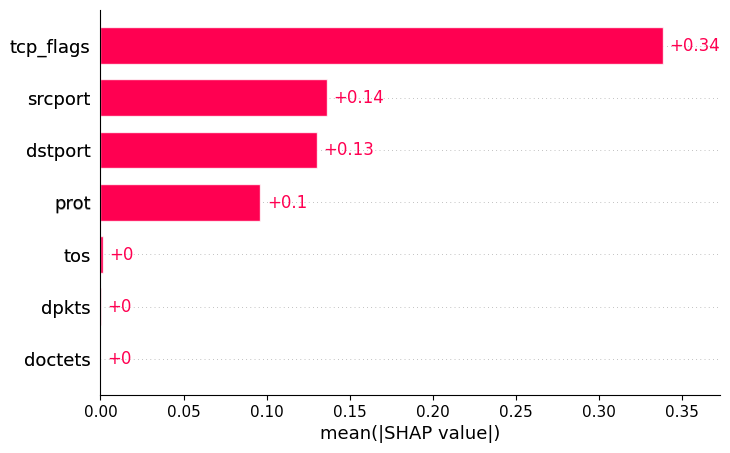
#> input picture plot-no-sampling.png, 730 x 453 px
$ python SHAP_generate_plot.py
#> lines starting #> are read from the running program, lines starting #| are printed output that depends on the picture
import matplotlib.image as mpimg
import matplotlib.pyplot as plt

# Cargar las dos imágenes
img1 = mpimg.imread("plot-no-sampling.png")
#> img1 is the input picture: shape (453, 730, 4) float32; mean R, G, B, A 0.986, 0.858, 0.899, 1
img2 = mpimg.imread("plot-sampling-1000.png")
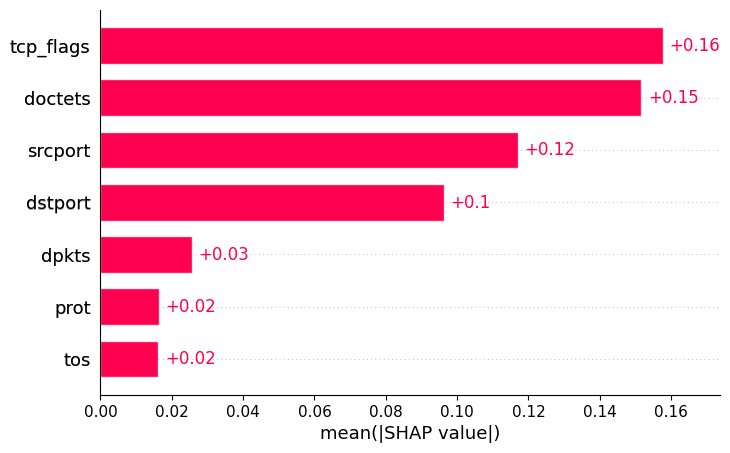
#> input picture plot-sampling-1000.png, 730 x 453 px
#> img2 is the input picture: shape (453, 730, 4) float32; mean R, G, B, A 0.986, 0.76, 0.832, 1
img3 = mpimg.imread("plot-sampling-500.png")
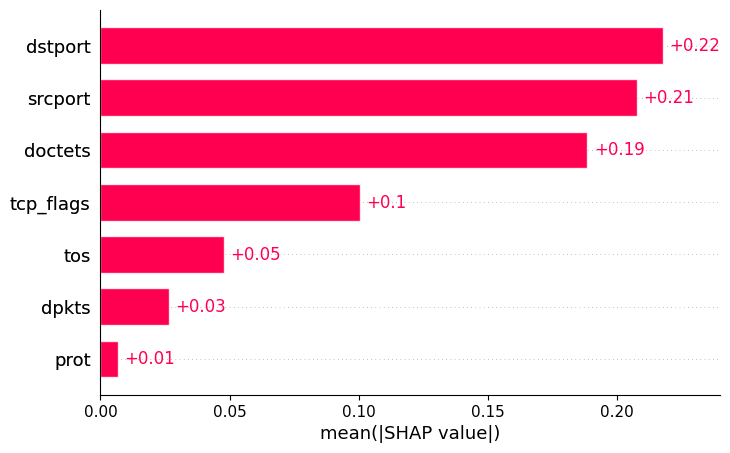
#> input picture plot-sampling-500.png, 730 x 453 px
#> img3 is the input picture: shape (453, 730, 4) float32; mean R, G, B, A 0.987, 0.763, 0.835, 1

# Crear figura con grid: 2 filas, 2 columnas
fig = plt.figure(figsize=(16, 10))
gs = fig.add_gridspec(2, 2, hspace=0.1, wspace=0.05)

# Dos imágenes arriba (ocupan una columna cada una)
ax1 = fig.add_subplot(gs[0, 0])
ax1.imshow(img1)
ax1.axis("off")

ax2 = fig.add_subplot(gs[0, 1])
ax2.imshow(img2)
ax2.axis("off")

# Tercera imagen abajo centrada (ocupa dos columnas)
ax3 = fig.add_subplot(gs[1, :])
ax3.imshow(img3)
ax3.axis("off")

# Añadir etiquetas
fig.text(0.35, 0.48, "(a)", ha="center", fontsize=22)
fig.text(0.74, 0.48, "(b)", ha="center", fontsize=22)
fig.text(0.54, 0.08, "(c)", ha="center", fontsize=22)

plt.savefig("figura_combinada.png", dpi=300, bbox_inches="tight")
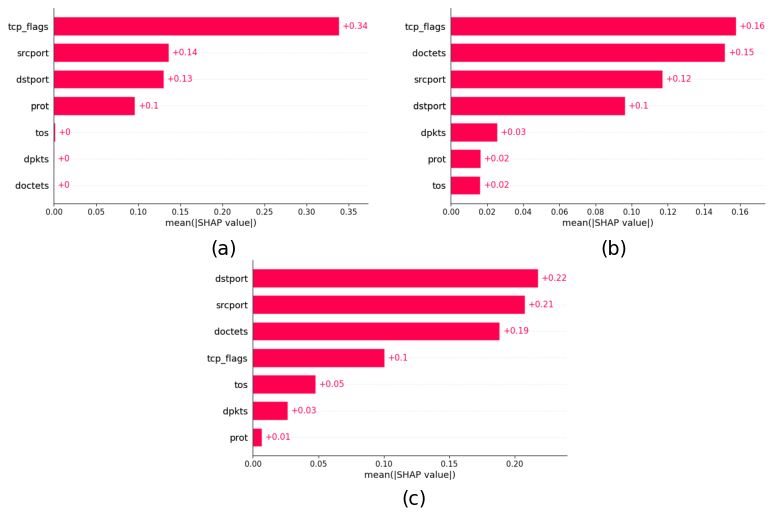
#> figure drawn by matplotlib, 3 panels
